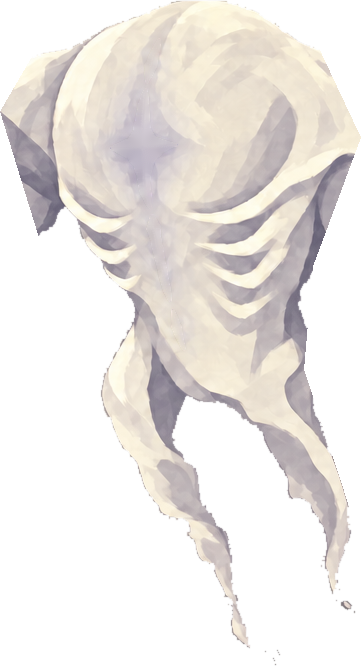
#> input picture tools/FleetingEchoRig/parts/body.png, 361 x 666 px
$ python polish_parts.py
#> lines starting #> are read from the running program, lines starting #| are printed output that depends on the picture
"""Remove duplicated torso paint inside the arm attachments, keeping joint overlap."""
from pathlib import Path
import json
import cv2,numpy as np
from PIL import Image
HERE=Path(__file__).resolve().parent;ROOT=HERE.parents[1]
backup=ROOT/'build/fleeting_echo/animation-polish/before';parts=HERE/'parts'
meta=json.loads((parts/'meta.json').read_text('utf-8'))
#> (reads tools/FleetingEchoRig/parts/meta.json from the repository)
base=ROOT/'source_assets/monsters/fleeting_echo/rig_base'
original=json.loads((base/'meta.json').read_text('utf-8'))
body=np.zeros((1024,1536),np.uint8)
m=meta['body'];alpha=np.array(Image.open(parts/'body.png'))[...,3]
#> after `alpha = np.array(Image.open(parts / 'body.png'))[..., 3]`:
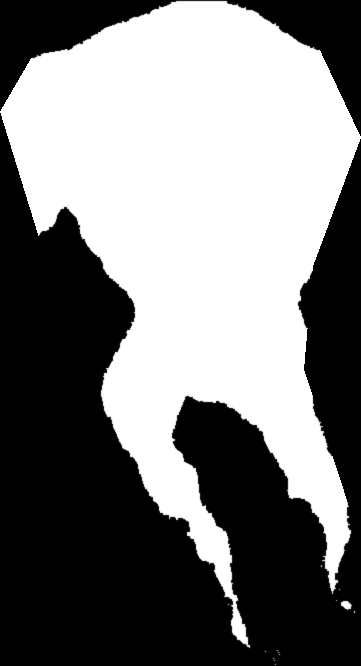
#> alpha: shape (666, 361); min 0, max 255, mean 123.2
body[m['y']:m['y']+m['h'],m['x']:m['x']+m['w']]=alpha
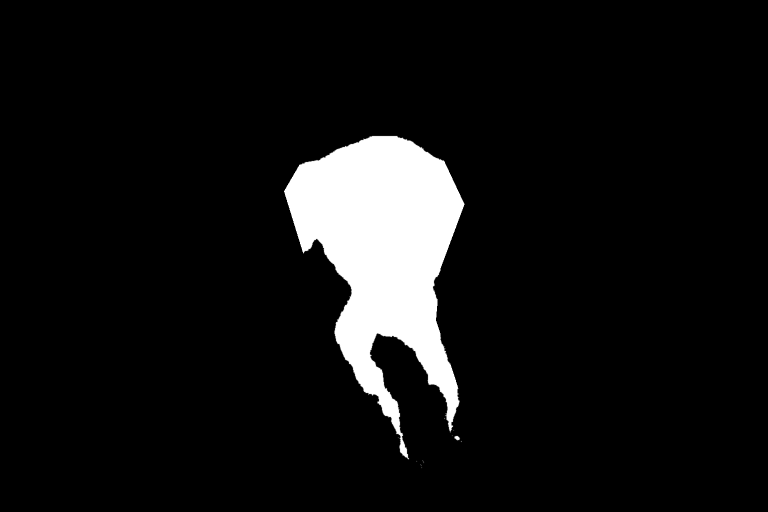
#> body: shape (1024, 1536) (shown at 1/2 size); min 0, max 255, mean 18.8
interior=cv2.distanceTransform(np.uint8(body>120),cv2.DIST_L2,5)
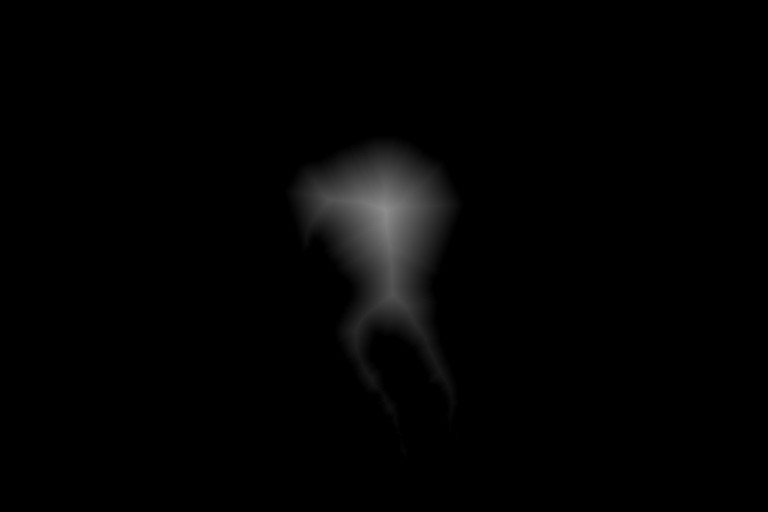
#> interior: shape (1024, 1536) float32 (shown at 1/2 size); min 0, max 142, mean 3.2
keep=np.uint8(np.clip((19-interior)/10,0,1)*255)
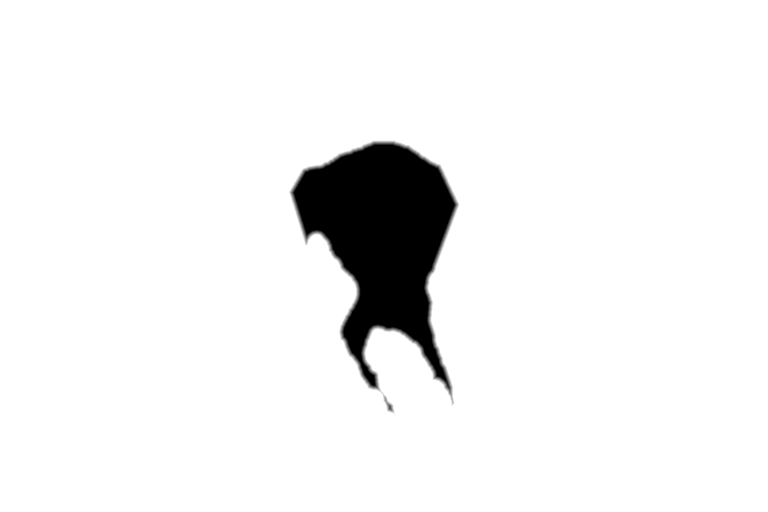
#> keep: shape (1024, 1536) (shown at 1/2 size); min 0, max 255, mean 240.7
for name in ['upper_left','upper_right','lower_left','lower_right']:
    path=base/(name+'.png')
#> (the run stopped early here; a loop or call above may not have finished)
